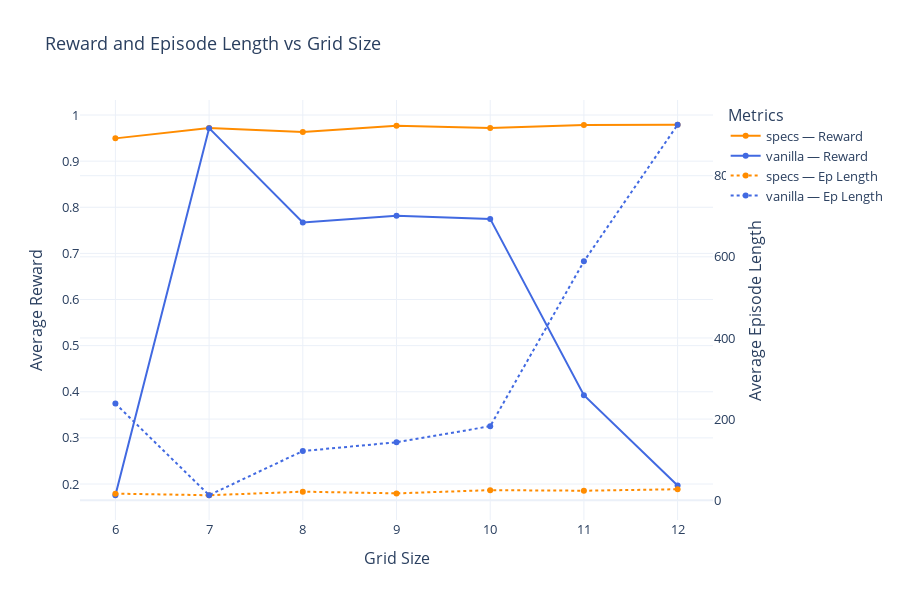

Write notebook code for a chart like this one.
### Markdown cell above
# One plot with all the results in it, reward and episode lenght

### Code cell
import plotly.graph_objects as go

# Aggregate again
agg_df = (
    df.groupby(["case", "grid"])
    .agg(
        mean_reward=("reward", "mean"),
        std_reward=("reward", "std"),
        mean_len=("ep_len", "mean"),
        std_len=("ep_len", "std"),
    )
    .reset_index()
)

colors = {"vanilla": "royalblue", "specs": "darkorange"}

fig = go.Figure()

# --- Reward traces ---
for case in agg_df["case"].unique():
    subset = agg_df[agg_df["case"] == case]
    fig.add_trace(
        go.Scatter(
            x=subset["grid"],
            y=subset["mean_reward"],
            mode="lines+markers",
            name=f"{case} — Reward",
            line=dict(color=colors.get(case, "gray")),
            yaxis="y1",
        )
    )

# --- Episode length traces ---
for case in agg_df["case"].unique():
    subset = agg_df[agg_df["case"] == case]
    fig.add_trace(
        go.Scatter(
            x=subset["grid"],
            y=subset["mean_len"],
            mode="lines+markers",
            name=f"{case} — Ep Length",
            line=dict(color=colors.get(case, "gray"), dash="dot"),
            yaxis="y2",
        )
    )

# Layout with two y-axes
fig.update_layout(
    title="Reward and Episode Length vs Grid Size",
    xaxis_title="Grid Size",
    yaxis=dict(title="Average Reward", side="left"),
    yaxis2=dict(title="Average Episode Length", overlaying="y", side="right"),
    template="plotly_white",
    font=dict(size=13),
    legend_title_text="Metrics",
    height=600,
    width=900,
)

fig.show()

### Figure 1 — Plotly figure (JSON) as saved in the notebook; plotly's stock layout.template omitted (floating-point values rounded to 4 significant figures)
{"data": [{"line": {"color": "darkorange"}, "mode": "lines+markers", "name": "specs — Reward", "type": "scatter", "x": [6, 7, 8, 9, 10, 11, 12], "y": [0.9494, 0.972, 0.9631, 0.9767, 0.9721, 0.9782, 0.9789], "yaxis": "y"}, {"line": {"color": "royalblue"}, "mode": "lines+markers", "name": "vanilla — Reward", "type": "scatter", "x": [6, 7, 8, 9, 10, 11, 12], "y": [0.1756, 0.9715, 0.767, 0.7817, 0.7748, 0.3926, 0.1969], "yaxis": "y"}, {"line": {"color": "darkorange", "dash": "dot"}, "mode": "lines+markers", "name": "specs — Ep Length", "type": "scatter", "x": [6, 7, 8, 9, 10, 11, 12], "y": [16.2, 12.2, 21.0, 16.8, 24.8, 23.4, 27.0], "yaxis": "y2"}, {"line": {"color": "royalblue", "dash": "dot"}, "mode": "lines+markers", "name": "vanilla — Ep Length", "type": "scatter", "x": [6, 7, 8, 9, 10, 11, 12], "y": [238.2, 12.4, 121.2, 142.8, 182.4, 588.8, 925.6], "yaxis": "y2"}], "layout": {"font": {"size": 13}, "height": 600, "legend": {"title": {"text": "Metrics"}}, "title": {"text": "Reward and Episode Length vs Grid Size"}, "width": 900, "xaxis": {"title": {"text": "Grid Size"}}, "yaxis": {"side": "left", "title": {"text": "Average Reward"}}, "yaxis2": {"overlaying": "y", "side": "right", "title": {"text": "Average Episode Length"}}}}
